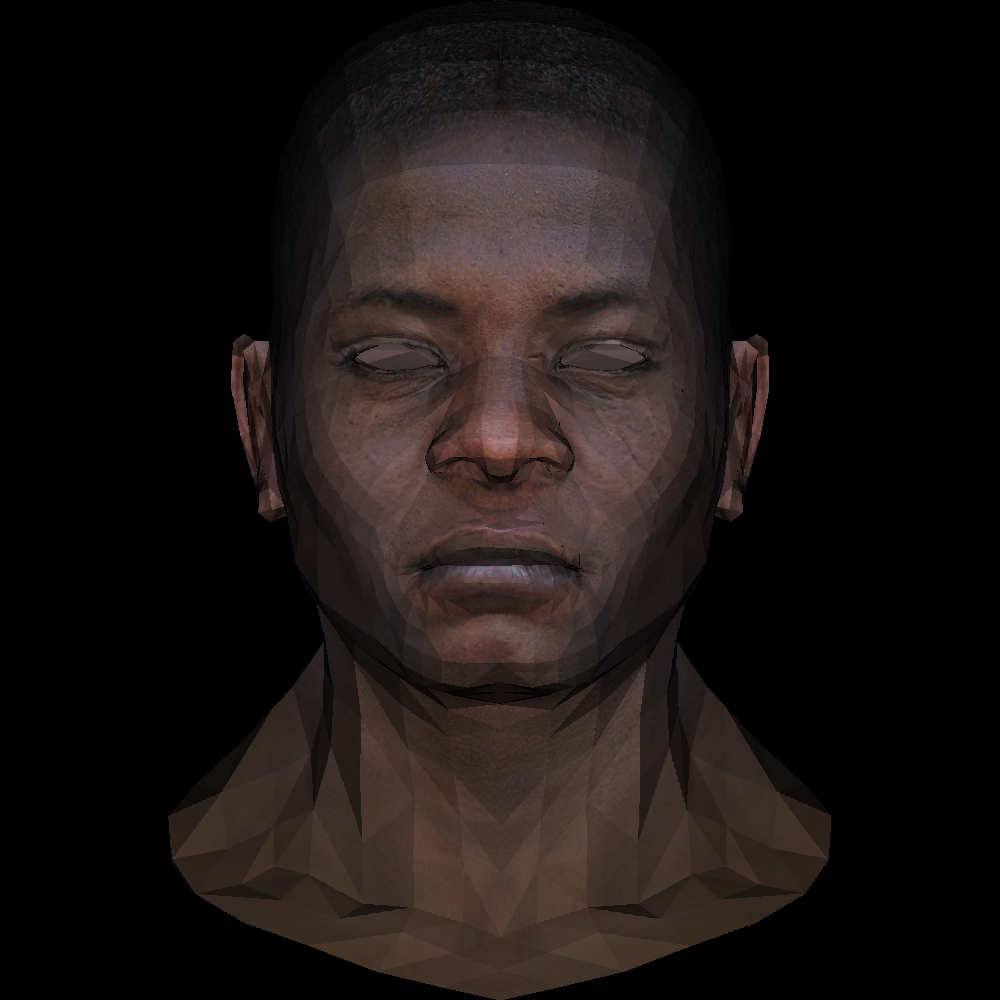

The Python source for this figure:
# -------------------------------------------------------
# Created by     : xx
# Filename       : lession3_texture.py
# Author         : name
# Created On     : 2025/04/05 13:40
# Last Modified  : 2025/04/05 13:40
# Version        : v1.0
# Description    : 
# -------------------------------------------------------


from PIL import Image, ImageDraw, ImageFont
import math
import sys
sys.path.append('../common')
from tinyrenderer_learn_common import *


def read_obj_file_uv(file_path):
    # 定义一个空列表uvs，用于存储读取到的UV坐标
    uvs = []
    try:
        with open(file_path, 'r') as file:
            for line in file:
                line = line.strip()
                if line.startswith('vt '):
                    parts = line.split()
                    if len(parts) == 4:
                        try:
                            uv = tuple(float(part) for part in parts[1:])
                            uvs.append(uv)
                        except ValueError:
                            print(f"无法将行 '{line}' 中的内容转换为浮点数。")
    except FileNotFoundError:
        print(f"错误: 文件 {file_path} 未找到。")
    except Exception as e:
        print(f"错误: 发生了一个未知错误: {e}")
    return uvs

def get_pixel_value_from_uv(image, u, v):
    width, height = image.size
    # print(width, height)

    # 将 UV 坐标转换为像素坐标 (0, 0) 表示左上角，(1, 1) 表示右下角
    # 且uv坐标全为正值
    x, y = convert_coordinate(u, v, width, height)
    x = int(u * width)
    y = int((1-v) * height)

    # 获取像素值
    pixel = image.getpixel((x, y))
    return pixel



def draw_tri_barycentric_zbuf_texture(v0, v1, v2, v0uv, v1uv, v2uv, zbuf, width, height, cos, draw, tga): 
    bbox_min_x, bbox_min_y, bbox_max_x, bbox_max_y = get_bbox(v0, v1, v2)
    for x in range(int(bbox_min_x*width), int(bbox_max_x*width)):
        for y in range(int(bbox_min_y*width), int(bbox_max_y*width)):
            p = [x/width, y/height]
            alpha, beta, gamma = barycentric(v0, v1, v2, p)
            if alpha >= 0 and beta >= 0 and gamma >= 0:
                z = alpha*v0[2] + beta*v1[2] + gamma*v2[2]
                if z > zbuf[(x+width+(y+height)*2*width)]:
                    zbuf[(x+width+(y+height)*2*width)] = z
                    uv_x = alpha*v0uv[0] + beta*v1uv[0] + gamma*v2uv[0]
                    uv_y = alpha*v0uv[1] + beta*v1uv[1] + gamma*v2uv[1]
                    pixel = get_pixel_value_from_uv(tga, uv_x, uv_y)
                    color = (int(pixel[0]*cos), int(pixel[1]*cos), int(pixel[2]*cos))
                    draw_point(x/width, y/height, width, height, draw, color)
    return zbuf



obj_file = "../obj/african_head.obj"
tga_file = "../obj/african_head_diffuse.tga"
vertices = read_obj_file_v(obj_file)
primitives = read_obj_file_p(obj_file)
primitives_uvs = read_obj_file_p(obj_file, 'uv')
uvs = read_obj_file_uv(obj_file)


width = 1000
height = width

image = Image.new('RGB', (width, height), 'black')
draw = ImageDraw.Draw(image)
# 设置字体
font = ImageFont.load_default()

tga = Image.open(tga_file)
tga_width, tga_height = image.size

light_vct = [0, 0, -1]
zbuf = [-100.0] * 2 * width * 2 * height

for p, puv in zip(primitives, primitives_uvs):
    v0x = vertices[p[0]-1][0]
    v0y = vertices[p[0]-1][1]
    v0z = vertices[p[0]-1][2]

    v1x = vertices[p[1]-1][0]
    v1y = vertices[p[1]-1][1]
    v1z = vertices[p[1]-1][2]

    v2x = vertices[p[2]-1][0]
    v2y = vertices[p[2]-1][1]
    v2z = vertices[p[2]-1][2]

    v0 = [v0x, v0y, v0z]
    v1 = [v1x, v1y, v1z]
    v2 = [v2x, v2y, v2z]

    uv0x = uvs[puv[0]-1][0]
    uv0y = uvs[puv[0]-1][1]
    uv0z = uvs[puv[0]-1][2]

    uv1x = uvs[puv[1]-1][0]
    uv1y = uvs[puv[1]-1][1]
    uv1z = uvs[puv[1]-1][2]

    uv2x = uvs[puv[2]-1][0]
    uv2y = uvs[puv[2]-1][1]
    uv2z = uvs[puv[2]-1][2]

    v0uv = [uv0x, uv0y, uv0z]
    v1uv = [uv1x, uv1y, uv1z]
    v2uv = [uv2x, uv2y, uv2z]


    tri_f = get_tri_f(v0, v1, v2)

    cos = vector_cosine(tri_f, light_vct)
    if cos < 0:
        continue

    color = (int(255*cos), int(255*cos), int(255*cos))

    zbuf = draw_tri_barycentric_zbuf_texture(v0, v1, v2, v0uv, v1uv, v2uv, zbuf, width, height, cos, draw, tga)

tga.close()
image.save("lession3_texture.png")